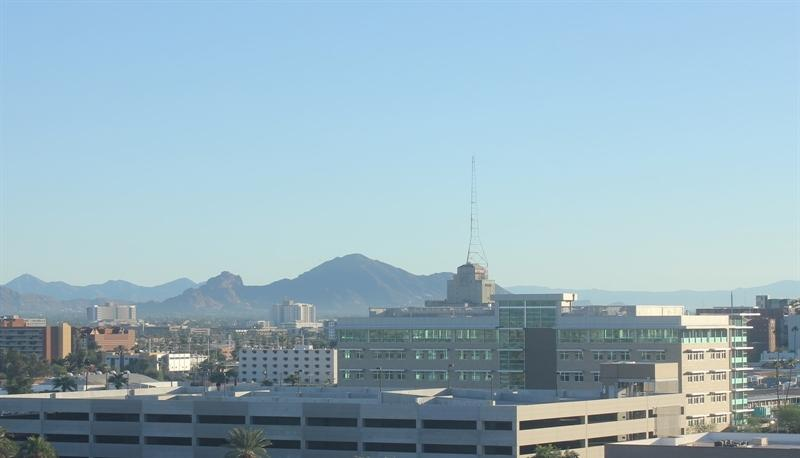
#> input picture Core/Lesson4/data/train/day/20151101_145049.jpg, 800 x 458 px; its folder holds only this picture in this run
$ jupyter execute --allow-errors ImprovedDayNightClassifier.ipynb
#> lines starting #> are read from the running program, lines starting #| are printed output that depends on the picture; long printed decimals are rounded
# Average Brightness Classifier
The dataset I am using has 200 RGB colour images, with 120 each for training and 80 each for testing.<br>
<br>
Here I will build a classifier to accurately label images as either day or night, relying on finding distinguishing
feature between the two types.
### Import resources

[cell 1]
import os
import glob

import numpy as np
import cv2
import matplotlib.image as mpimg
import matplotlib.pyplot as plt

## Loading the testing and training data
### Define load_dataset function

[cell 2]
def load_dataset(dir_name):
#> called with dir_name = 'data/train/'
    img_classes = glob.glob(os.path.join(dir_name, '*', ''))
    img_list = []

    for img_class in img_classes:
        imgs = glob.glob(os.path.join(img_class, '*'))

        for img in imgs:
            if img is not None:
                img = mpimg.imread(img)
#> img is the input picture: shape (458, 800, 3); mean R, G, B 150.7, 178, 191
                img_list.append((img, img_class[len(dir_name):-1]))

    return img_list

### Load the datasets

[cell 3]
train_dir = 'data/train/'
test_dir = 'data/test/'

train_data = load_dataset(train_dir)
#> train_data = 2 items
test_data = load_dataset(test_dir)

# Pre-processing the data
After loading the data, I need to pre-process it.

### Standardise function
This function will take an image-label pair list and will output a standardised version, with re-sized images and
int labels.

[cell 4]
def standardise(img_list):
    std_list = []

    for img in img_list:
        image = img[0]
        label = img[1]

        std_image = cv2.resize(image, (1100, 600))
        std_label = 0 if label=="night" else 1

        std_list.append((std_image, std_label))
#> this loop made 2 passes
#> (label, std_label) on passes 1 to 2: ('day', 1), ('night', 0)
#> pass 1, in standardise, `std_image = cv2.resize(image, (1100, 600))`:
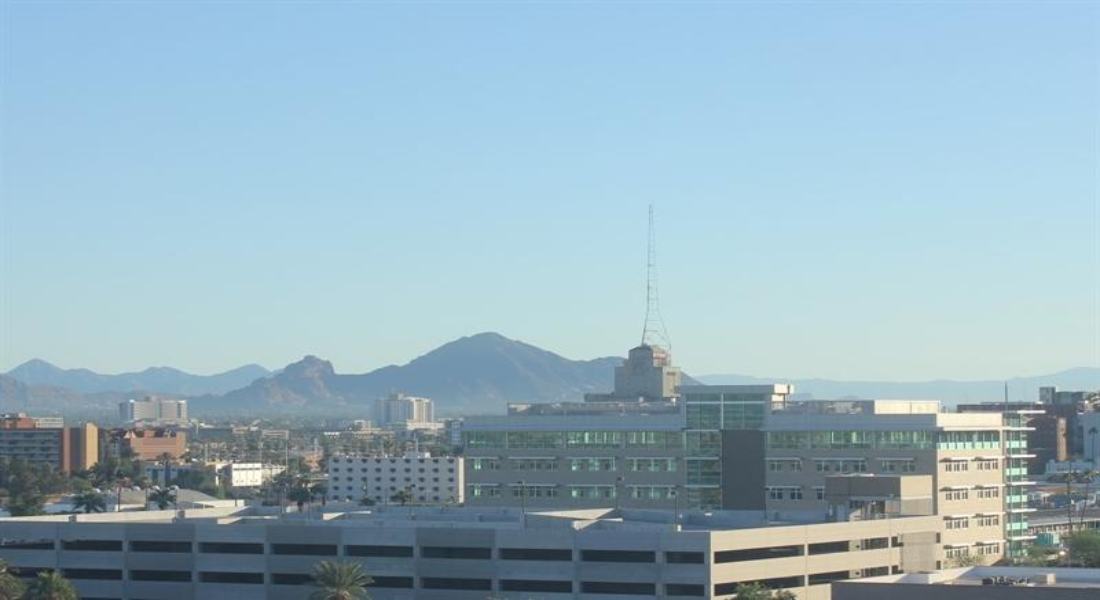
#> std_image: shape (600, 1100, 3); mean R, G, B 150.6, 178, 190.9
#> pass 2, in standardise, `std_image = cv2.resize(image, (1100, 600))`:
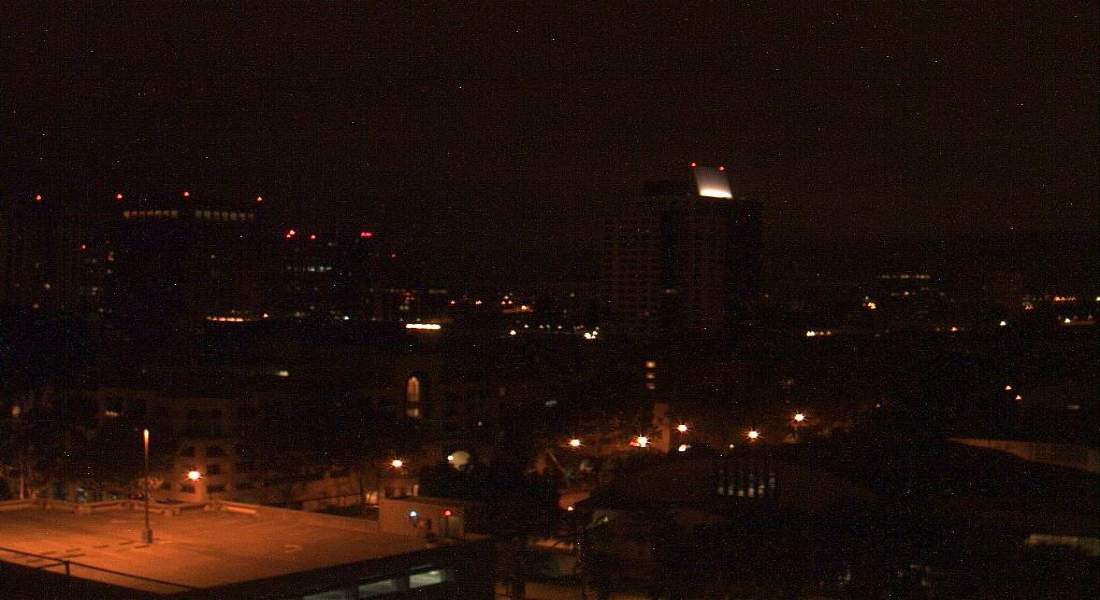
#> std_image: shape (600, 1100, 3); mean R, G, B 30.4, 15.4, 10.4
#> after the loop, std_list = 2 items

    return std_list

### Visualise some standardised data

[cell 5]
std_train_data = standardise(train_data)
#> std_train_data = 2 items
std_test_data = standardise(test_data)
#> std_test_data = []

selected_image = std_train_data[0]
image = selected_image[0]
label = selected_image[1]
#> label = 1

print('Shape: ', image.shape)
#| Shape:  (600, 1100, 3)
print('Label: ', label)
#| Label:  1
plt.imshow(image)

## Feature Extraction
The feature extracted will be the brightness of the image.
I will be calculating the average brightness using HSV colorspace.

### Find average brightness

[cell 6]
def avg_brightness(rgb_image):

    hsv_image = cv2.cvtColor(rgb_image, cv2.COLOR_RGB2HSV)
    value = hsv_image[:,:,2]

    avg_value = np.sum(value)
    area = rgb_image.shape[0]*rgb_image.shape[1]

    return avg_value/area

[cell 7]
# Visualise some data and display its average brightness
image_number = 100

#> (the rest of this cell did not finish here and is left out)

## Build a classifier
### Calculate a threshold
The threshold is based on the mean value of the top half of all training images

[cell 8]
def find_threshold(image_list):
    day_brightness = 0
    day_total = 0

    night_brightness = 0
    night_total = 0

    for im in image_list:
        image = im[0]
        label = im[1]

        if label==0:
            night_brightness += avg_brightness(image[0:299])
            night_total += 1
        else:
            day_brightness += avg_brightness(image[0:299])
            day_total += 1
#> this loop made 2 passes
#> (label, day_brightness, day_total) on pass 1: (1, 232.1, 1)
#> (label, night_brightness, night_total) on pass 2: (0, 24.15, 1)
#> pass 1, in avg_brightness, `value = hsv_image[:,:,2]`:
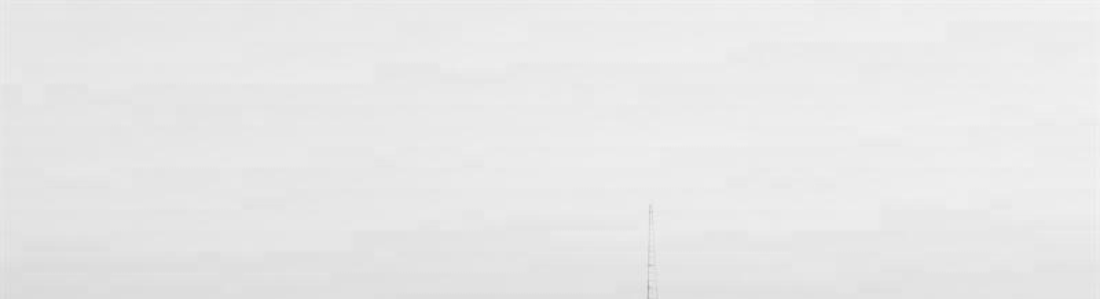
#> value: shape (299, 1100); min 171, max 243, mean 232.1
#> pass 2, in avg_brightness (call 2), `value = hsv_image[:,:,2]`:
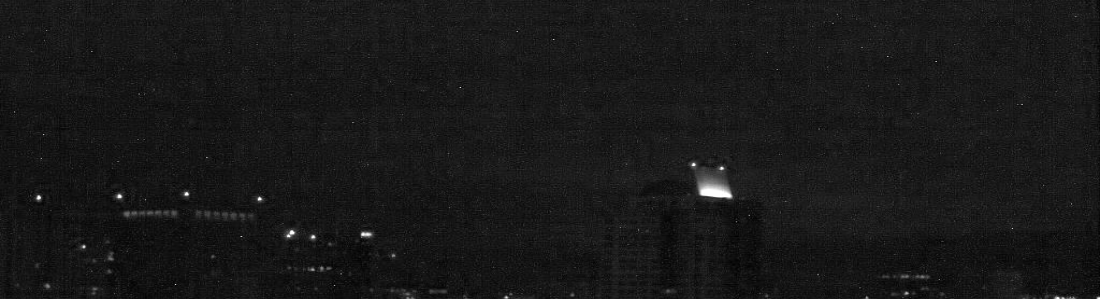
#> value: shape (299, 1100); min 0, max 255, mean 24.2
#> after the loop, day_brightness = 232.1; day_total = 1; night_brightness = 24.15; night_total = 1

    day_avg = day_brightness / day_total
#> day_avg = 232.1
    night_avg = night_brightness / night_total
#> night_avg = 24.15

    return (day_avg + night_avg) / 2

[cell 9]
threshold = find_threshold(std_train_data)
#> threshold = 128.1
print("Found threshold: ", threshold)
#| Found threshold:  128.146

[cell 10]
# Improved classifier
def estimate_label(rgb_image):

    # Extract average brightness feature from an RGB image
    avg_sky = avg_brightness(rgb_image[0:299])

    return 1 if avg_sky > threshold else 0

## Calculate and visualise the accuracy
### Determine the accuracy

[cell 11]
def get_misclassified_imgs(img_list):
    misclassified_imgs = []

    for img in img_list:
        prediction = estimate_label(img[0])
        actual = img[1]

        if prediction != actual:
            misclassified_imgs.append(img)
#> this loop made 0 passes
#> after the loop, misclassified_imgs = []

    return misclassified_imgs

[cell 12]
# Classify the test data
misclassified = get_misclassified_imgs(std_test_data)
#> misclassified = []

# Calculate model accuracy
total_images = len(std_test_data)
#> total_images = 0
#> (the rest of this cell did not finish here and is left out)

### Visualise the data

[cell 13]
day_top_plots = []
day_total_plots = []

night_top_plots = []
night_total_plots = []

# Plots based on the brightness of the top half of the image (x coords)
# and the brightness of the overall image (y coords)
for im in std_test_data:

    if im[1]==1:
        day_top_plots.append(avg_brightness(im[0][0:299]))
        day_total_plots.append(avg_brightness(im[0][300:599]))
    else:
        night_top_plots.append(avg_brightness(im[0][0:299]))
        night_total_plots.append(avg_brightness(im[0][300:599]))
#> after the loop, day_top_plots = []; day_total_plots = []; night_top_plots = []; night_total_plots = []

print('No of Night Images: ', len(night_total_plots))
#| No of Night Images:  0
print('No of Day Images: ', len(day_total_plots))
#| No of Day Images:  0

[cell 14]
plt.figure()

plt.xlabel('Average Brightness of Top Half')
plt.ylabel('Average Brightness of Bottom Half')
plt.title('Classification of Images based on Geographical Brightness')

plt.scatter(day_top_plots, day_total_plots, c="yellow", label='Day')
plt.scatter(night_top_plots, night_total_plots, c="blue", label='Night')
plt.vlines(threshold, 0, 250, colors= ["k"], linestyle=':', label='Classifier')

plt.legend()
plt.show()
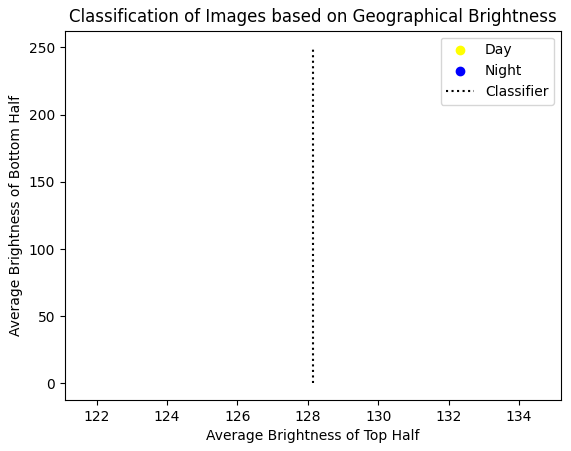
#> figure drawn by matplotlib, 1 panel
